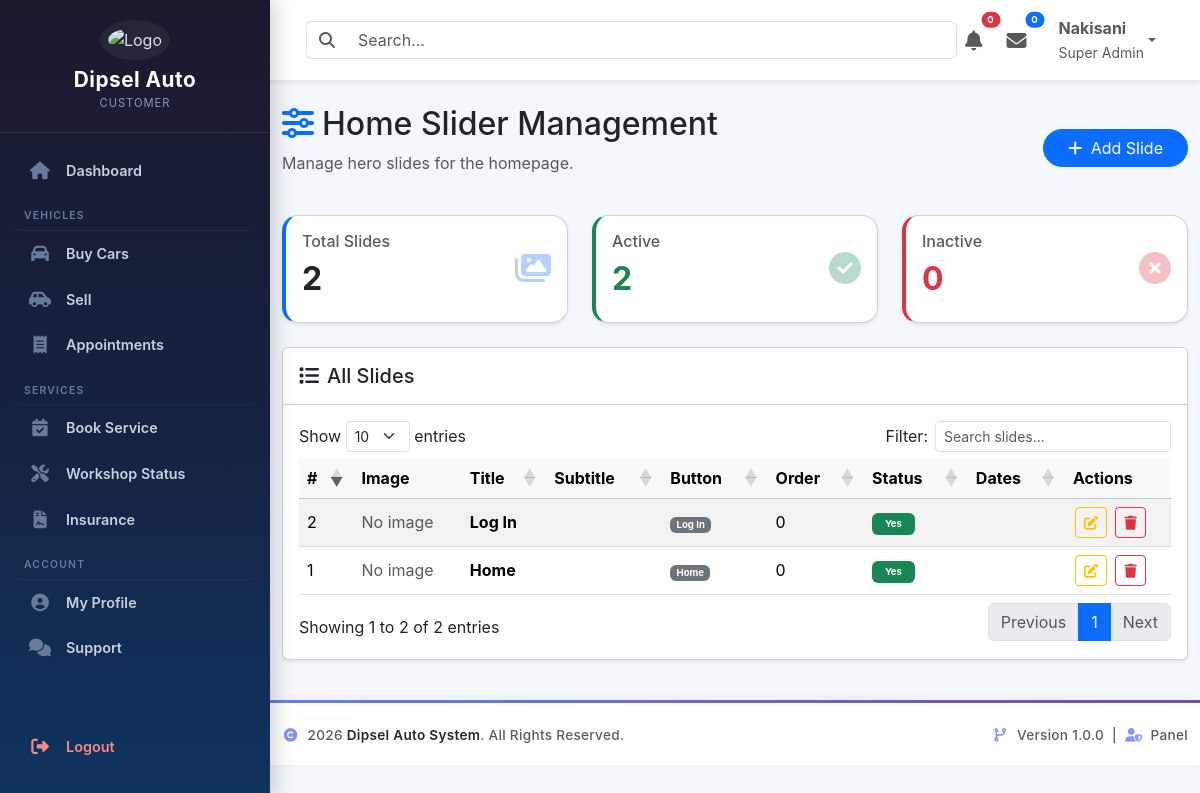
Screenshot of /dashboard/homeslider/index.php (signed in) with the database file from the repository.
### tables this page shows
CREATE TABLE `persons` (
  `person_id` int(11) NOT NULL,
  `uuid` char(36) NOT NULL,
  `first_name` varchar(100) NOT NULL,
  `middle_name` varchar(100) DEFAULT NULL,
  `last_name` varchar(100) NOT NULL,
  `gender` enum('Male','Female','Other') NOT NULL,
  `date_of_birth` date DEFAULT NULL,
  `id_number` varchar(20) DEFAULT NULL,
  `passport_number` varchar(30) DEFAULT NULL,
  `phone` varchar(20) NOT NULL,
  `email` varchar(150) NOT NULL,
  `password` varchar(255) NOT NULL,
  `profile_photo` varchar(255) DEFAULT NULL,
  `country` varchar(100) DEFAULT 'South Africa',
  `province` varchar(100) DEFAULT NULL,
  `city` varchar(100) DEFAULT NULL,
  `address` text DEFAULT NULL,
  `postal_code` varchar(20) DEFAULT NULL,
  `role` enum('Customer','Employee','Admin','SuperAdmin') NOT NULL DEFAULT 'Customer',
  `status` enum('Active','Inactive','Suspended') NOT NULL DEFAULT 'Active',
  `email_verified` tinyint(1) DEFAULT 0,
  `last_login` datetime DEFAULT NULL,
  `created_at` timestamp NULL DEFAULT current_timestamp(),
  `updated_at` timestamp NULL DEFAULT current_timestamp() ON UPDATE current_timestamp(),
  `reset_token` varchar(255) DEFAULT NULL,
  `reset_token_expiry` datetime DEFAULT NULL
);

CREATE TABLE `homepage_sliders` (
  `slider_id` int(11) NOT NULL,
  `title` varchar(200) NOT NULL,
  `subtitle` text DEFAULT NULL,
  `button_text` varchar(100) DEFAULT 'View Vehicles',
  `button_link` varchar(255) DEFAULT '#',
  `image_path` varchar(255) NOT NULL,
  `display_order` int(11) DEFAULT 1,
  `is_active` enum('Yes','No') DEFAULT 'Yes',
  `start_date` datetime DEFAULT NULL,
  `end_date` datetime DEFAULT NULL,
  `created_by` int(11) NOT NULL,
  `created_at` timestamp NOT NULL DEFAULT current_timestamp(),
  `updated_at` timestamp NOT NULL DEFAULT current_timestamp() ON UPDATE current_timestamp()
);

### includes/auth.php (called while the page is built, shortened)
<?php
require_once __DIR__ . '/../config/database.php';
$sql = "
SELECT
    p.*,
    a.admin_id,
    a.admin_level,
    a.admin_number
FROM persons p
LEFT JOIN admins a
    ON p.person_id = a.person_id
WHERE p.person_id = ?
LIMIT 1
";
$stmt = $pdo->prepare($sql);
$stmt->execute([$_SESSION['person_id']]);
$currentUser = $stmt->fetch(PDO::FETCH_ASSOC);

### dashboard/homeslider/index.php (the view, shortened to what this page needs)
<?php
require_once '../../includes/auth.php';
require_once '../../config/database.php';
$slides = $pdo->query("SELECT * FROM homepage_sliders ORDER BY display_order ASC, slider_id ASC")->fetchAll();
$total = count($slides);
$active = array_reduce($slides, function($carry, $item) { return $carry + ($item['is_active'] === 'Yes' ? 1 : 0); }, 0);
$inactive = $total - $active;
?>
<!DOCTYPE html>
<html lang="en">
<head>
    <link href="https://cdn.jsdelivr.net/npm/bootstrap@5.3.3/dist/css/bootstrap.min.css" rel="stylesheet">
    <link rel="stylesheet" href="https://cdnjs.cloudflare.com/ajax/libs/font-awesome/6.7.2/css/all.min.css">
    <link rel="stylesheet" href="https://cdn.datatables.net/1.13.7/css/dataTables.bootstrap5.min.css">
</head>
<body>
<?php include '../../includes/sidebar.php'; ?>
<div class="dashboard-wrapper">
    <?php include '../../includes/navbar.php'; ?>
    <div class="container-fluid mt-4">
        <div class="page-header d-flex justify-content-between align-items-center mb-4">
            <div>
                <h2><i class="fas fa-sliders-h text-primary me-2"></i>Home Slider Management</h2>
                <p class="text-muted">Manage hero slides for the homepage.</p>
            </div>
            <button class="btn btn-primary rounded-pill px-4" data-bs-toggle="modal" data-bs-target="#slideModal" onclick="openAddModal()">
                <i class="fas fa-plus me-1"></i> Add Slide
            </button>
        </div>
        <div class="row g-4 mb-4">
            <div class="col-md-4">
                <div class="card stat-card h-100 shadow-sm">
                    <div class="card-body d-flex align-items-center">
                        <div class="flex-grow-1">
                            <h6 class="text-muted">Total Slides</h6>
                            <h2 class="fw-bold"><?= $total ?></h2>
                        </div>
                        <div class="stat-icon text-primary"><i class="fas fa-images"></i></div>
                    </div>
                </div>
            </div>
            <div class="col-md-4">
                <div class="card stat-card h-100 shadow-sm" style="border-left-color:#198754;">
                    <div class="card-body d-flex align-items-center">
                        <div class="flex-grow-1">
                            <h6 class="text-muted">Active</h6>
                            <h2 class="fw-bold text-success"><?= $active ?></h2>
                        </div>
                        <div class="stat-icon text-success"><i class="fas fa-check-circle"></i></div>
                    </div>
                </div>
            </div>
            <div class="col-md-4">
                <div class="card stat-card h-100 shadow-sm" style="border-left-color:#dc3545;">
                    <div class="card-body d-flex align-items-center">
                        <div class="flex-grow-1">
                            <h6 class="text-muted">Inactive</h6>
                            <h2 class="fw-bold text-danger"><?= $inactive ?></h2>
                        </div>
                        <div class="stat-icon text-danger"><i class="fas fa-times-circle"></i></div>
                    </div>
                </div>
            </div>
        </div>
        <div class="card shadow-sm">
            <div class="card-header bg-white py-3">
                <h5 class="mb-0"><i class="fas fa-list me-2"></i>All Slides</h5>
            </div>
            <div class="card-body">
                <div class="table-responsive">
                    <table id="slidesTable" class="table table-striped table-hover align-middle">
                        <thead class="table-light">
                            <tr>
                                <th>#</th>
                                <th>Image</th>
                                <th>Title</th>
                                <th>Subtitle</th>
                                <th>Button</th>
                                <th>Order</th>
                                <th>Status</th>
                                <th>Dates</th>
                                <th>Actions</th>
                            </tr>
                        </thead>
                        <tbody>
                        <?php $counter = 1; foreach ($slides as $slide): ?>
                            <tr>
                                <td><?= $counter++ ?></td>
                                <td>
                                    <?php if (!empty($slide['image_path']) && file_exists('../../' . $slide['image_path'])): ?>
                                        <img src="../../<?= htmlspecialchars($slide['image_path']) ?>" class="table-img" alt="slide">
                                    <?php else: ?>
                                        <span class="text-muted">No image</span>
                                    <?php endif; ?>
                                </td>
                                <td><strong><?= htmlspecialchars($slide['title']) ?></strong></td>
                                <td><?= htmlspecialchars($slide['subtitle']) ?></td>
                                <td>
                                    <?php if (!empty($slide['button_text'])): ?>
                                        <span class="badge bg-secondary"><?= htmlspecialchars($slide['button_text']) ?></span>
                                    <?php endif; ?>
                                </td>
                                <td><?= $slide['display_order'] ?></td>
                                <td>
                                    <span class="badge badge-status bg-<?= $slide['is_active'] === 'Yes' ? 'success' : 'danger' ?>">
                                        <?= $slide['is_active'] ?>
                                    </span>
                                </td>
                                <td>
                                </td>
                                <td>
                                    <button class="btn btn-sm btn-outline-warning action-btn" onclick="editSlide(<?= $slide['slider_id'] ?>)" title="Edit"><i class="fas fa-edit"></i></button>
                                    <a href="?action=delete&id=<?= $slide['slider_id'] ?>" class="btn btn-sm btn-outline-danger action-btn" onclick="return confirm('Delete this slide?')" title="Delete"><i class="fas fa-trash"></i></a>
                                </td>
                            </tr>
                        <?php endforeach; ?>
                        </tbody>
                    </table>
                </div>
            </div>
        </div>
    </div>
    <?php include '../../includes/footer.php'; ?>
</body>
</html>

### includes/navbar.php (shortened to what this page needs)
<nav class="navbar navbar-expand-lg bg-white shadow-sm sticky-top px-4 py-2">
    <div class="container-fluid">
        <form class="d-flex flex-grow-1">
            <div class="input-group">
                <span class="input-group-text bg-white border-end-0">
                    <i class="fas fa-search text-muted"></i>
                </span>
                <input
                    type="search"
                    class="form-control border-start-0"
                    placeholder="Search..."
                >
            </div>
        </form>
        <ul class="navbar-nav ms-auto align-items-center">
            <li class="nav-item dropdown me-2">
                <a class="nav-link position-relative" href="#" data-bs-toggle="dropdown">
                    <i class="fas fa-bell fa-lg"></i>
                    <span class="badge rounded-pill bg-danger position-absolute top-0 start-100 translate-middle">
                        0
                    </span>
                </a>
            </li>
            <li class="nav-item dropdown me-3">
                <a class="nav-link position-relative" href="#" data-bs-toggle="dropdown">
                    <i class="fas fa-envelope fa-lg"></i>
                    <span class="badge rounded-pill bg-primary position-absolute top-0 start-100 translate-middle">
                        0
                    </span>
                </a>
            </li>
            <li class="nav-item dropdown">
                <a class="nav-link dropdown-toggle d-flex align-items-center"
                   href="#"
                   data-bs-toggle="dropdown">
                    <div class="d-none d-sm-block">
                        <strong>
                            <?= htmlspecialchars($currentUser['first_name']) ?>
                        </strong>
                        <br>
                        <small class="text-muted">
                            <?= htmlspecialchars($currentUser['admin_level'] ?? 'Super Admin') ?>
                        </small>
                    </div>
                </a>
            </li>
        </ul>
    </div>
</nav>

### dashboard/homeslider/index.php (style rules this page uses)
body { font-family: 'Inter', sans-serif; background: #f4f7fc; }
.dashboard-wrapper { margin-left: 270px; min-height: 100vh; background: #f4f7fc; transition: all 0.3s; }
.stat-card { border-left: 4px solid #0d6efd; transition: transform 0.2s, box-shadow 0.2s; border-radius: 16px; box-shadow: 0 4px 20px rgba(0,0,0,0.04); background: #fff; }
.stat-icon { font-size: 2rem; opacity: 0.3; }
.badge-status { font-size: 0.85rem; padding: 0.4rem 0.8rem; }
.action-btn { margin: 0 2px; }

### includes/navbar.php (style rules this page uses)
.navbar { background:#fff; border-bottom:1px solid #ececec; z-index:1040; }
.navbar .form-control { box-shadow:none; }
.badge { font-size:.6rem; }

### rows the page displays
persons: first_name "Nakisani"
homepage_sliders: shows "No image", title "Home", button_text "Home", display_order "0", is_active "Yes"
homepage_sliders: shows "No image", title "Log In", button_text "Log In", display_order "0", is_active "Yes"

### other values shown
$userRole "CUSTOMER"
$item['label'] "Dashboard"
$section['title'] "VEHICLES"
$item['label'] "Buy Cars"
$item['label'] "Sell"
$item['label'] "Appointments"
$section['title'] "SERVICES"
$item['label'] "Book Service"
$item['label'] "Workshop Status"
$item['label'] "Insurance"
$section['title'] "ACCOUNT"
$item['label'] "My Profile"
$item['label'] "Support"
$item['label'] "Logout"
$currentUser['admin_level'] "Super Admin"
